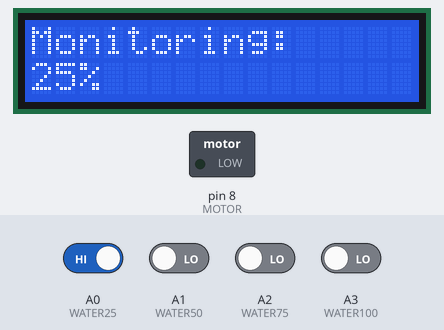
Bench run of a sketch on a simulated Arduino Uno, built with avr-gcc and run on an emulated ATmega328P. Shown: 16×2 character LCD, switched loads named in the sketch (green lamp = pin HIGH). Inputs (shaded band) come from the test bench; at power-on: A0 (WATER25) HIGH, A1 (WATER50), A2 (WATER75), A3 (WATER100) LOW.

Above: at 1.2 s.
1.3 s: A0 (WATER25) driven LOW
At 2.3 s:
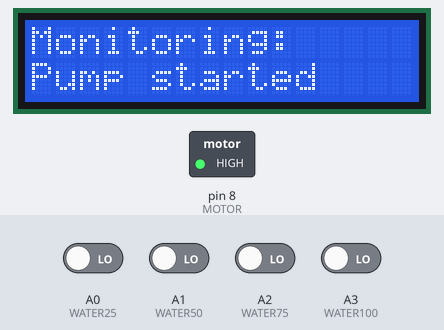
4.3 s: A1 (WATER50) driven HIGH
At 4.9 s:
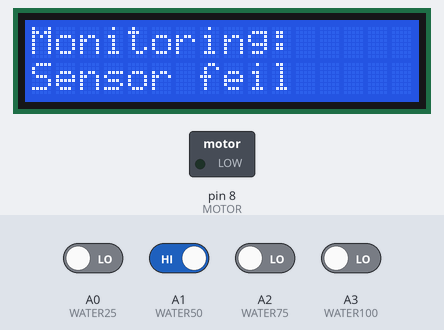
5.8 s: A0 (WATER25) driven HIGH
At 6.3 s:
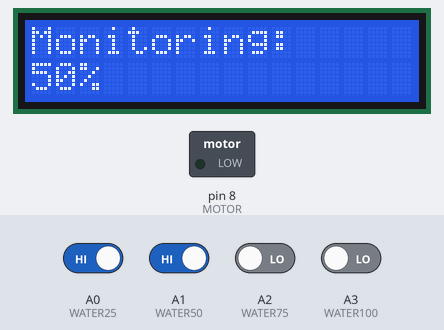
7.3 s: A2 (WATER75) driven HIGH
At 8.5 s:
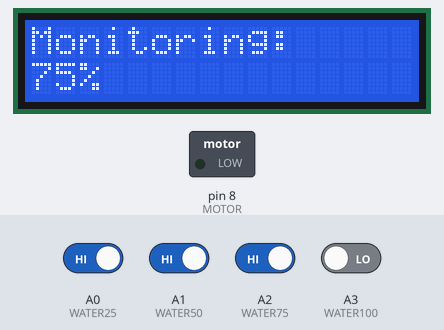
8.8 s: A3 (WATER100) driven HIGH
At 10.1 s:
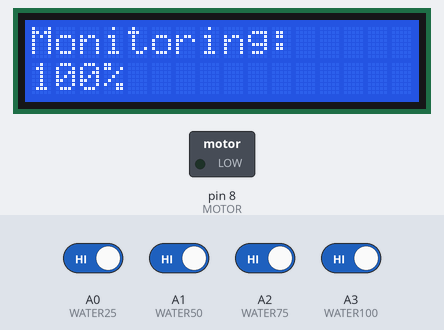
10.4 s: A1 (WATER50) driven LOW
At 11.5 s:
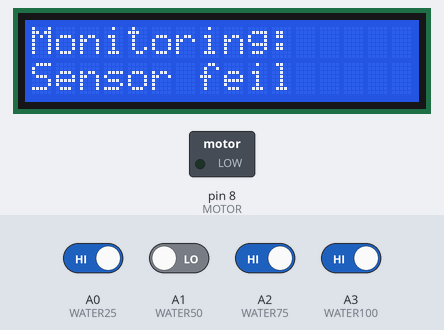
Timing chart, 0 to 12.9 s (numbered marks = the images above; inputs shaded):
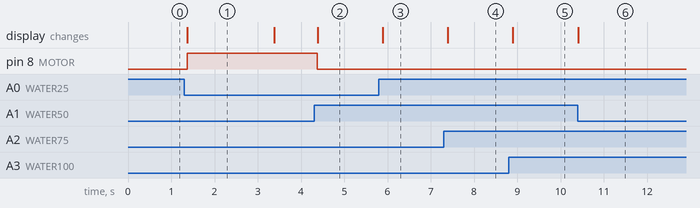

Measured:
- after the input at 1.3 s, pin 8 (MOTOR): LOW → HIGH after 0.07 s; the display: changes after 0.07 s (image 1)
- after the input at 4.3 s, pin 8 (MOTOR): HIGH → LOW after 0.08 s; the display: changes after 0.08 s (image 2)
- after the input at 5.8 s, the display: changes after 0.09 s (image 3)
- after the input at 7.3 s, the display: changes after 0.09 s (image 4)
- after the input at 8.8 s, the display: changes after 0.10 s (image 5)
- after the input at 10.4 s, the display: changes at once (image 6)
- what the display in image 1 shows lasts 2.0 s, from 1.4 s to 3.4 s

The sketch:

VannsensorLCD.ino
```cpp
#include <LiquidCrystal.h>

// Definerer Pins
#define WATER25 A0
#define WATER50 A1
#define WATER75 A2
#define WATER100 A3
#define MOTOR 8

// Definerer Variabler
unsigned long lastChange = 0;						// Brukes til å sjekke om endringene er for kjappe eller ikke
LiquidCrystal lcd(6, 7, 2, 3, 4, 5);				// Definerer LCD Displayet
String currentText;									// Brukes til å holde på teksten som vises på LCD Displayet
bool lastState[4] = {false, false, false, false};	// Brukes til å holde på siste status på sensorene

void setup() {
	lcd.begin(16, 2); // Initialiserer LCD Displayet

	// Setter pinsene til input/output
	pinMode(WATER25, INPUT);
	pinMode(WATER50, INPUT);
	pinMode(WATER75, INPUT);
	pinMode(WATER100, INPUT);
	pinMode(MOTOR, OUTPUT);
}

void loop() {
	// Leser av sensorene og pumpen
	bool water25 = digitalRead(WATER25);
	bool water50 = digitalRead(WATER50);
	bool water75 = digitalRead(WATER75);
	bool water100 = digitalRead(WATER100);
	bool pump = digitalRead(MOTOR);

	// Sjekker om det er en sensor feil
	if((!water25 && (water50 || water75 || water100)) || (!water50 && (water75 || water100)) || (!water75 && water100)) {
		if(pump) digitalWrite(MOTOR, LOW);
		display("Sensor feil");
	} else {
		// Sjekker at pumpen er på og at vann nivået er 100% for å så stoppe pumpen
		if(pump && water100) {
			digitalWrite(MOTOR, LOW);
			display("Pump stopped");
			delay(2000);
		// Sjekker at pumpen er av og at vann nivået er mindre en 25% for å så starte pumpen
		} else if(!pump && !water25) {
			digitalWrite(MOTOR, HIGH);
			display("Pump started");
			delay(2000);
		}

		// Sjekker om det er en endring i sensorene
		if(!pump && ((!water25 && lastState[0] != water25) || (!water50 && lastState[1] != water50) || (!water75 && lastState[2] != water75) || (!water100 && lastState[3] != water100))) {
			// Sjekker om endringene i sensorene er for kjappe for å så starte pumpen
			if(lastChange > millis()) {
				digitalWrite(MOTOR, HIGH);
				display("Unusual usage");
				delay(1000);
				display("Pump started");
				delay(1000);
			}

			// Oppdaterer lastChange
			lastChange = millis() + 2000;
		}

		// Oppdaterer lastState
		lastState[0] = water25;
		lastState[1] = water50;
		lastState[2] = water75;
		lastState[3] = water100;

		// Skriver ut vann nivået på LCD Displayet
		display(water100 ? "100%" : water75 ? "75%" : water50 ? "50%" : water25 ? "25%" : "0%");
	}

	delay(100);
}

// Funksjon fot å skrive ut på LCD Displayet
void display(String text) {
	// Sjekker om teksten er forskjellig fra den som er på LCD Displayet for å ungå unødvene oppdateringer
	if(text == currentText) return;
	currentText = text;

	// Clearer Displayer og skriver ut teksten
	lcd.clear();
	lcd.setCursor(0, 0);
	lcd.print("Monitoring:");
	lcd.setCursor(0, 1);
	lcd.print(text);
}
```
